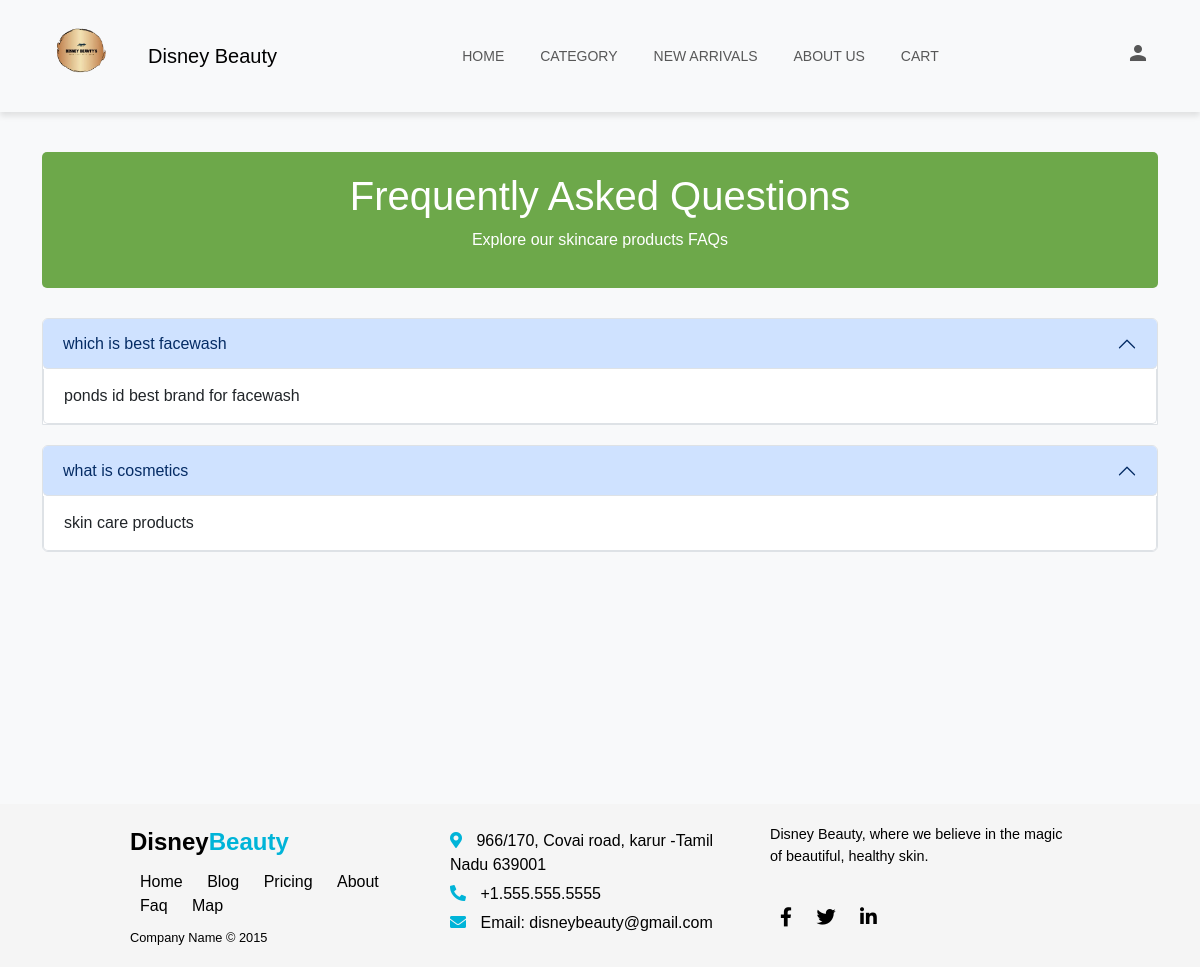
Screenshot of /faq/ with the database file from the repository.
### shop/models.py (models this page shows, shortened)
class FAQ (models.Model):
    q_code=models.IntegerField(null=True,blank=True)
    question=models.CharField( max_length=100)
    answer=models.CharField( max_length=500)
    p_code=models.IntegerField(null=True,blank=True)

### shop/views.py (the view)
# urls.py: path('faq/',views.faq, name='faq'),
def faq(request):
    faq=FAQ.objects.all().order_by('-id')
    return render(request,'faq.html',{'faq':faq})

### shop/templates/faq.html (shortened to what this page needs)
<!doctype html>
<html lang="en">
<head>
    <link href="https://cdn.jsdelivr.net/npm/bootstrap@5.3.2/dist/css/bootstrap.min.css" rel="stylesheet" />
    <link href="https://cdnjs.cloudflare.com/ajax/libs/font-awesome/5.15.4/css/all.min.css" rel="stylesheet" />
</head>
<body>
    <header>
        <nav class="navbar navbar-expand-lg navbar-light bg-light">
            <a class="navbar-brand" href="#">
                <img src="static '../../../../static/Disney Beauty - Logo ( FINAL ).png" alt="" width="100" height="60">
              </a>
            <a class="navbar-brand" href="#">Disney Beauty</a>
            <div class="collapse navbar-collapse justify-content-center" id="navbarNav">
                <ul class="navbar-nav">
                    <li class="nav-item">
                        <a class="nav-link" href="{% url 'home' %}">HOME</a>
                    </li>
                    <li class="nav-item">
                        <a class="nav-link" href="{% url 'home' %}#product">CATEGORY</a>
                    </li>
                    <li class="nav-item">
                        <a class="nav-link" href="{% url 'home' %}#New Arrivals">NEW ARRIVALS</a>
                    </li>
                    <li class="nav-item">
                        <a class="nav-link" href="{% url 'about' %}">ABOUT US</a>
                    </li>
                    <li class="nav-item">
                        <a class="nav-link" href="{% url 'cart' %}">CART</a>
                    </li>
                </ul>
            </div>
            <div class="navbar-nav">
                <a class="nav-link" href="#"><i class="material-icons">person</i></a>
            </div>
        </nav>
    </header>
    <main class="container">
        <div class="faq-banner">
            <h1>Frequently Asked Questions</h1>
            <p>Explore our skincare products FAQs</p>
        </div>
        {% for q in faq %}
        <div class="accordion" id="accordionFAQ">
            <div class="accordion-item">
                <h2 class="accordion-header" id="faq-headingOne">
                    <button class="accordion-button" type="button" data-bs-toggle="collapse" data-bs-target="#faq-collapseOne" aria-expanded="true" aria-controls="faq-collapseOne">
                        {{q.question}}
                    </button>
                </h2>
                <div id="faq-collapseOne" class="accordion-collapse collapse show" aria-labelledby="faq-headingOne" data-bs-parent="#accordionFAQ">
                    <div class="accordion-body">
                        {{q.answer}}
                    </div>
                </div>
            </div>
            {% endfor %}
        </div>
    </main>
<br><br><br><br><br><br>
        <br><br>
        <footer>
            <div class="footer-container">
                <div class="footer-left">
                    <div class="logo">Disney<span>Beauty</span></div>
                    <nav class="footer-nav">
                        <a href="#">Home</a>
                        <a href="#">Blog</a>
                        <a href="#">Pricing</a>
                        <a href="#">About</a>
                        <a href="{% url 'faq' %}">Faq</a>
                        <a href="#">Map</a>
                    </nav>
                    <div class="copyright">Company Name © 2015</div>
                </div>
                <div class="footer-center">
                    <div class="contact-info">
                        <p><i class="fas fa-map-marker-alt"></i> 966/170, Covai road, karur -Tamil Nadu 639001</p>
                        <p><i class="fas fa-phone-alt"></i> +1.555.555.5555</p>
                        <p><i class="fas fa-envelope"></i> Email: disneybeauty@gmail.com</p>
                    </div>
                </div>
                <div class="footer-right">
                    <div class="about-company">
                        <p>Disney Beauty, where we believe in the magic of beautiful, healthy skin.</p>
                    </div><br>
                    <div class="social-media">
                        <a href="#"><i class="fab fa-facebook-f"></i></a>
                        <a href="#"><i class="fab fa-twitter"></i></a>
                        <a href="#"><i class="fab fa-linkedin-in"></i></a>
                    </div>
                </div>
            </div>
        </footer>
</body>
</html>

### shop/templates/faq.html (style rules this page uses)
body { font-family: Arial, sans-serif; background-color: #f8f9fa; color: #212529; }
.navbar { box-shadow: 0 4px 6px rgba(0, 0, 0, 0.1); }
.nav-link { font-size: 14px; text-transform: uppercase; margin: 0 10px; padding: 20px; }
main { padding: 40px 0; }
.faq-banner { background-color: #6da84a; color: #fff; text-align: center; padding: 20px; margin-bottom: 30px; border-radius: 5px; }
.accordion-item { margin-bottom: 20px; }
.accordion-button { background-color: #f5f5f5; color: #212529; border: none; text-align: left; padding: 15px 20px; font-weight: 500; border-radius: 5px; }
.accordion-body { background-color: #fff; padding: 15px 20px; border: 1px solid #dee2e6; border-top: none; border-radius: 0 0 5px 5px; }
.navbar { display: flex; justify-content: space-between; align-items: center; padding: 1em 2em; background-color: transparent; color: black; z-index: 1000; position: relative; top: 5%; width: 100%; }
img { border-radius: 10px; margin-bottom: 0.5em; }
body { font-family: Arial, sans-serif; }
footer { background-color: whitesmoke; color:black; padding: 20px 0; }
.footer-container { display: flex; justify-content: space-between; align-items: flex-start; width: 80%; margin: 0 auto; }
.footer-left, .footer-center, .footer-right { flex: 1; margin: 0 10px; }
.logo { font-size: 1.5em; font-weight: bold; margin-bottom: 10px; }
.logo span { color: #00b4d8; }
.footer-nav a { color: black; text-decoration: none; margin: 0 10px; }
.copyright { margin-top: 10px; font-size: 0.8em; }
.contact-info p { margin: 5px 0; }
.contact-info i { margin-right: 10px; color: #00b4d8; }
.about-company p { font-size: 0.9em; }
.social-media a { color: #000; text-decoration: none; margin: 0 10px; }
.social-media i { font-size: 1.2em; }

### rows the page displays
FAQ: question "which is best facewash", answer "ponds id best brand for facewash"
FAQ: question "what is cosmetics", answer "skin care products"
